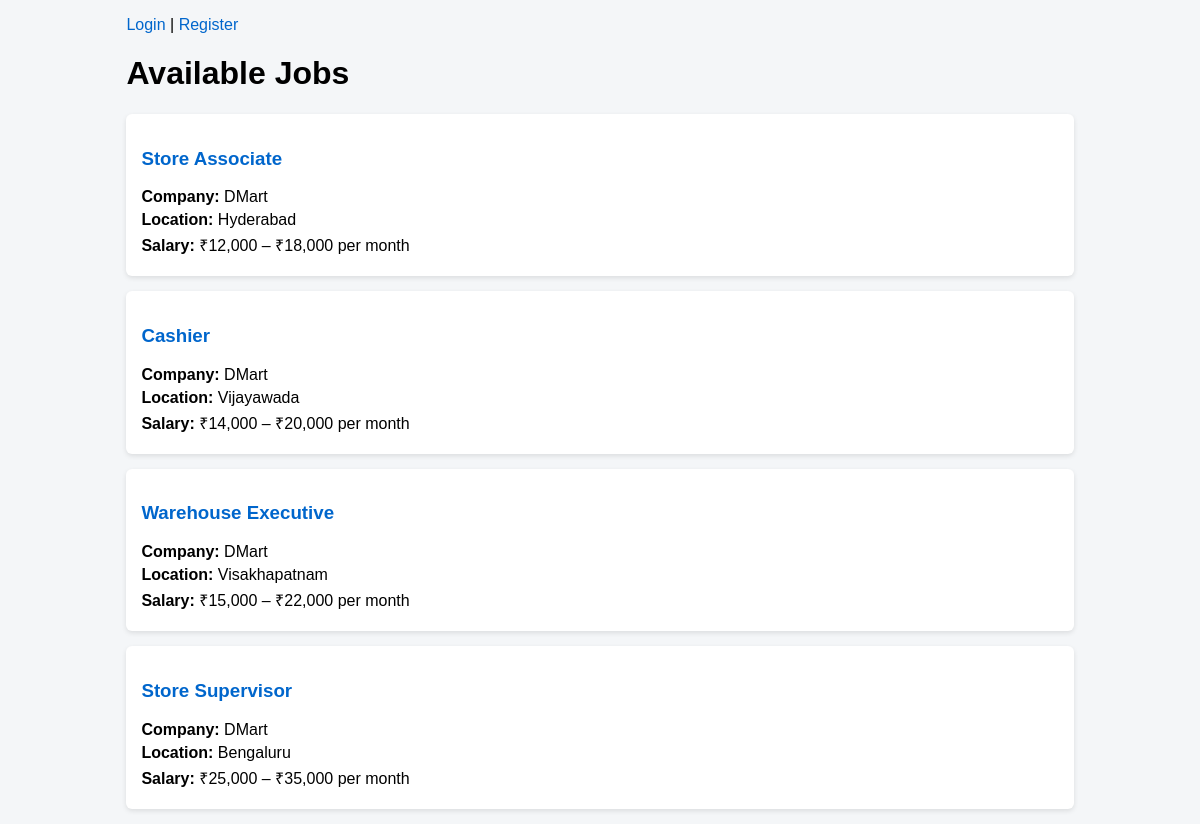
Screenshot of /jobs/ with the database file from the repository.
### jobs/models.py (models this page shows, shortened)
class Job(models.Model):
    title = models.CharField(max_length=200)
    company = models.CharField(max_length=200)
    description = models.TextField()
    location = models.CharField(max_length=100)
    salary = models.CharField(max_length=50)
    posted_by = models.ForeignKey(User, on_delete=models.CASCADE)
    posted_on = models.DateTimeField(auto_now_add=True)

### jobs/views.py (the view)
# urls.py: path('', views.job_list, name='job_list'),
def job_list(request):
    jobs = Job.objects.all()
    return render(request, 'jobs/job_list.html', {'jobs': jobs})

### jobs/templates/jobs/job_list.html (shortened to what this page needs)
<!DOCTYPE html>
<html>
<head>
    {% load static %}
    <link rel="stylesheet" href="{% static 'jobs/style.css' %}">
</head>
<body>
<div class="container">
{% if user.is_authenticated %}
    <p>
        Welcome, {{ user.username }} |
        <a href="/jobs/my-applications/">My Applications</a> |
        <a href="/logout/">Logout</a>
    </p>
{% else %}
    <p>
        <a href="/login/">Login</a> |
        <a href="/register/">Register</a>
    </p>
{% endif %}
<h1>Available Jobs</h1>
{% for job in jobs %}
    <div class="job-card">
        <h3>
            <a href="{% url 'job_detail' job.id %}">
                {{ job.title }}
            </a>
        </h3>
        <p><strong>Company:</strong> {{ job.company }}</p>
        <p><strong>Location:</strong> {{ job.location }}</p>
        <p><strong>Salary:</strong> {{ job.salary }}</p>
    </div>
{% empty %}
    <p>No jobs available.</p>
{% endfor %}
</div>
</body>
</html>

### jobs/static/jobs/style.css (style rules this page uses)
body { font-family: Arial, sans-serif; background-color: #f4f6f8; }
.container { width: 80%; margin: auto; }
.job-card { background: #ffffff; padding: 15px; margin: 15px 0; border-radius: 6px; box-shadow: 0 2px 5px rgba(0,0,0,0.1); }
.job-card h3 { color: #2c3e50; }
.job-card p { margin: 5px 0; }
a { color: #0066cc; text-decoration: none; }

### rows the page displays
Job: title "Store Associate", company "DMart", location "Hyderabad", salary "₹12,000 – ₹18,000 per month"
Job: title "Cashier", company "DMart", location "Vijayawada", salary "₹14,000 – ₹20,000 per month"
Job: title "Warehouse Executive", company "DMart", location "Visakhapatnam", salary "₹15,000 – ₹22,000 per month"
Job: title "Store Supervisor", company "DMart", location "Bengaluru", salary "₹25,000 – ₹35,000 per month"
